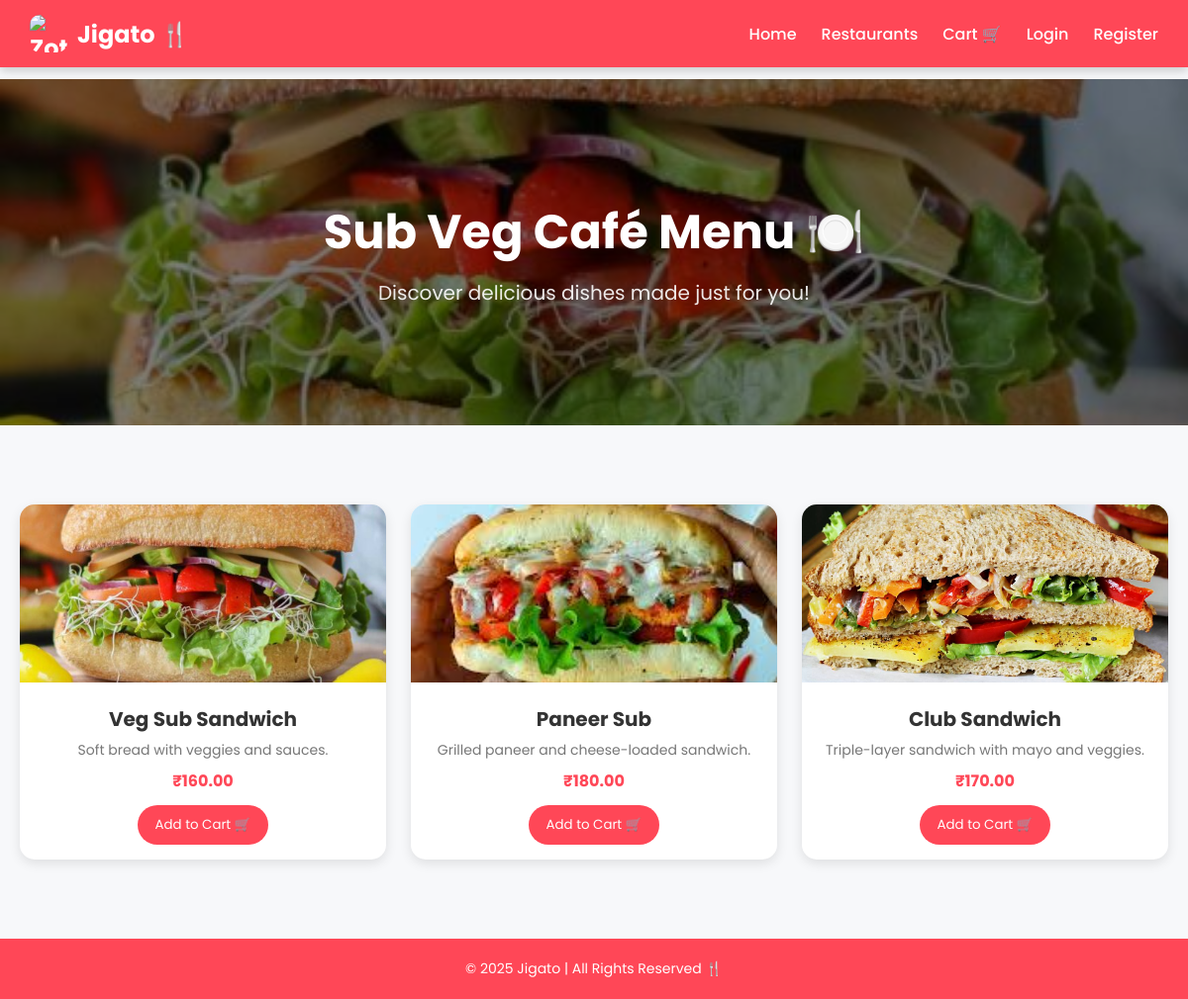
Page /menu.php?restaurant=Sub+Veg+Café on the committed database.
### tables this page shows
CREATE TABLE `restaurants` (
  `id` int(11) NOT NULL,
  `name` varchar(255) NOT NULL,
  `cuisine` varchar(255) DEFAULT NULL,
  `image` varchar(255) DEFAULT NULL
);

CREATE TABLE `menu` (
  `id` int(11) NOT NULL,
  `restaurant_id` int(11) NOT NULL,
  `name` varchar(255) NOT NULL,
  `description` text DEFAULT NULL,
  `price` decimal(10,2) DEFAULT NULL,
  `image` varchar(255) DEFAULT NULL
);

### menu.php (the view, shortened to what this page needs)
<?php
include('config.php');
$restaurant_name = $_GET['restaurant'] ?? '';
$stmt = $conn->prepare("SELECT id, name, image FROM restaurants WHERE name = ?");
$stmt->bind_param("s", $restaurant_name);
$stmt->execute();
$restaurant_result = $stmt->get_result();
$restaurant = $restaurant_result->fetch_assoc();
$restaurant_id = $restaurant['id'];
$menu_stmt = $conn->prepare("SELECT * FROM menu WHERE restaurant_id = ?");
$menu_stmt->bind_param("i", $restaurant_id);
$menu_stmt->execute();
$menu_items = $menu_stmt->get_result();
$menu_images = [];
while ($row = $menu_items->fetch_assoc()) {
    if (!empty($row['image'])) {
        $menu_images[] = htmlspecialchars($row['image']);
    }
}
$menu_stmt->execute();
$menu_items = $menu_stmt->get_result();
$current_page = basename($_SERVER['PHP_SELF']);
?>
<!DOCTYPE html>
<html lang="en">
<head>
</head>
<body>
<nav class="navbar">
    <a href="index.php" class="logo">
        <img src="https://cdn-icons-png.flaticon.com/512/3595/3595455.png" alt="Zotato Logo">
        Jigato 🍴
    </a>
    <ul class="nav-links">
        <li><a href="index.php" class="<?= $current_page == 'index.php' ? 'active' : '' ?>">Home</a></li>
        <li><a href="restaurants.php" class="<?= $current_page == 'restaurants.php' ? 'active' : '' ?>">Restaurants</a></li>
        <li><a href="cart.php" class="<?= $current_page == 'cart.php' ? 'active' : '' ?>">Cart 🛒</a></li>
        <?php if (isset($_SESSION["user_id"])): ?>
            <li><a href="profil.php">Hi, <?= htmlspecialchars($_SESSION["name"]); ?></a></li>
            <li>
                <form method="post" action="logout.php" style="display:inline;">
                    <button type="submit">Logout</button>
                </form>
            </li>
        <?php else: ?>
            <li><a href="login.php" class="<?= $current_page == 'login.php' ? 'active' : '' ?>">Login</a></li>
            <li><a href="register.php" class="<?= $current_page == 'register.php' ? 'active' : '' ?>">Register</a></li>
        <?php endif; ?>
    </ul>
</nav>
<header class="header">
    <?php foreach ($menu_images as $i => $img): ?>
        <div class="bg-image <?= $i === 0 ? 'active' : ''; ?>" style="background-image:url('<?= $img; ?>')"></div>
    <?php endforeach; ?>
    <div class="header-content">
        <h1><?= htmlspecialchars($restaurant['name']); ?> Menu 🍽️</h1>
        <p>Discover delicious dishes made just for you!</p>
    </div>
</header>
<div class="container">
    <div class="cards">
        <?php if ($menu_items->num_rows > 0): ?>
            <?php while ($item = $menu_items->fetch_assoc()): ?>
                <div class="card">
                    <img src="<?= htmlspecialchars($item['image']); ?>" alt="<?= htmlspecialchars($item['name']); ?>">
                    <div class="card-content">
                        <h3><?= htmlspecialchars($item['name']); ?></h3>
                        <p><?= htmlspecialchars($item['description']); ?></p>
                        <span class="price">₹<?= htmlspecialchars($item['price']); ?></span>
                        <form method="post">
                            <button type="submit" name="add_to_cart" class="add-btn">Add to Cart 🛒</button>
                        </form>
                    </div>
                </div>
            <?php endwhile; ?>
        <?php else: ?>
            <p>No items found for this restaurant.</p>
        <?php endif; ?>
    </div>
</div>
<footer>
    <p>&copy; 2025 Jigato | All Rights Reserved 🍴</p>
</footer>
</body>
</html>

### menu.php (style rules this page uses)
* { margin: 0; padding: 0; box-sizing: border-box; font-family: 'Poppins', sans-serif; }
body { background: #f7f8fa; overflow-x: hidden; }
.navbar { position: fixed; top: 0; left: 0; width: 100%; background: #ff4757; display: flex; justify-content: space-between; align-items: center; padding: 15px 30px; color: #fff; box-shadow: 0 3px 10px rgba(0,0,0,0.2); z-index: 10; }
.navbar .logo { display: flex; align-items: center; gap: 10px; font-size: 24px; font-weight: bold; color: #fff; text-decoration: none; }
.navbar img { width: 38px; height: 38px; border-radius: 10px; object-fit: cover; }
.nav-links { list-style: none; display: flex; align-items: center; gap: 25px; }
.nav-links li a, .nav-links li form button { position: relative; color: white; text-decoration: none; font-weight: 500; background: none; border: none; cursor: pointer; font-size: 16px; padding: 8px 0; transition: color 0.3s ease; }
.nav-links li a::after { content: ""; position: absolute; bottom: -4px; left: 50%; width: 0; height: 2px; background: #fff; transform: translateX(-50%); transition: width 0.3s ease; }
.header { margin-top: 80px; position: relative; height: 350px; display: flex; align-items: center; justify-content: center; text-align: center; color: #fff; overflow: hidden; }
.bg-image { position: absolute; top: 0; left: 0; width: 100%; height: 100%; background-size: cover; background-position: center center; transition: opacity 1.5s ease-in-out; opacity: 0; }
.bg-image.active { opacity: 1; }
.header::after { content: ""; position: absolute; top: 0; left: 0; width: 100%; height: 100%; background: rgba(0,0,0,0.5); z-index: 1; }
.header-content { position: relative; z-index: 2; }
.header h1 { font-size: 48px; margin-bottom: 10px; }
.header p { font-size: 20px; opacity: 0.9; }
.container { max-width: 1200px; margin: 60px auto; padding: 20px; }
.cards { display: grid; grid-template-columns: repeat(auto-fit, minmax(260px, 1fr)); gap: 25px; }
.card { background: white; border-radius: 15px; box-shadow: 0 4px 12px rgba(0,0,0,0.1); overflow: hidden; transition: all 0.3s ease; }
.card img { width: 100%; height: 180px; object-fit: cover; transition: transform 0.3s ease; }
.card-content { padding: 15px; text-align: center; }
.card-content h3 { color: #333; font-size: 20px; margin-bottom: 6px; }
.card-content p { color: #777; font-size: 14px; margin-bottom: 8px; }
.price { font-weight: bold; color: #ff4757; margin-bottom: 12px; display: block; }
.add-btn { background: #ff4757; border: none; color: white; padding: 10px 18px; border-radius: 25px; cursor: pointer; transition: background 0.3s, transform 0.3s; }
footer { background-color: #ff4757; color: white; padding: 20px; text-align: center; font-size: 14px; margin-top: 60px; }

### rows in the picture
restaurants: name "Sub Veg Café"
menu: image (picture), name "Veg Sub Sandwich", description "Soft bread with veggies and sauces.", price "160.00"
menu: image (picture), name "Paneer Sub", description "Grilled paneer and cheese-loaded sandwich.", price "180.00"
menu: image (picture), name "Club Sandwich", description "Triple-layer sandwich with mayo and veggies.", price "170.00"
